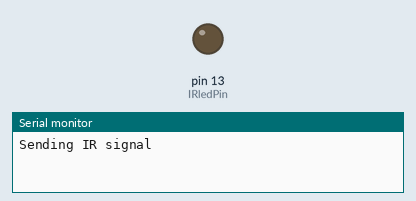
Recording of a sketch running on a simulated Arduino Uno, built with avr-gcc and run on an emulated ATmega328P. On the bench: output pins drawn as LEDs (lit = HIGH), the last lines printed to the serial monitor.

Above: at 0.05 s.
At 5.6 s:
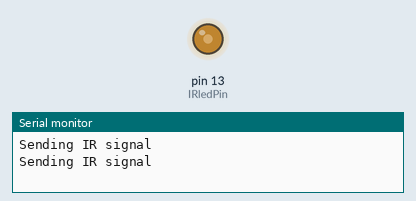
Timing chart, 0 to 13.8 s (numbered marks = the images above):
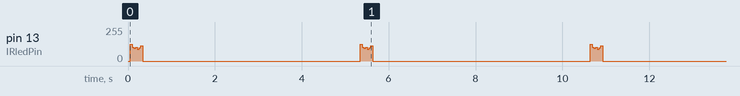

The sketch:

ir_send.ino
```cpp
// This sketch will send out a Nikon D50 trigger signal (probably works with most Nikons)
// See the full tutorial at http://www.ladyada.net/learn/sensors/ir.html
// this code is public domain, please enjoy!

int IRledPin =  13;    // LED connected to digital pin 13

const int frequency = 38; // KHz

// Timings in microseconds
const int writeTime = 3;
const int interval = (1000/frequency-2*writeTime)/2;
const int signalPeriod = 2*(interval+writeTime);

int signalOnOff[] = {32386	,
8936	,
4356	,
616	,
494	,
614	,
468	,
642	,
470	,
612	,
500	,
608	,
474	,
638	,
470	,
612	,
502	,
604	,
476	,
638	,
1584	,
616	,
1584	,
614	,
1586	,
636	,
1588	,
612	,
1588	,
612	,
1584	,
640	,
1586	,
614	,
1584	,
612	,
498	,
612	,
474	,
636	,
472	,
612	,
500	,
610	,
472	,
638	,
472	,
610	,
1588	,
638	,
472	,
614	,
1586	,
636	,
1588	,
612	,
1586	,
612	,
1586	,
638	,
1584	,
612	,
1588	,
612	,
498	,
610	,
1590	,
610	,
39208	,
8904	,
2156	,
618
};

int signalRed[] = {16760, 8900,
4400, 580,
540, 560,
520, 580,
540, 540,
580, 520,
560, 540,
580, 500,
600, 520,
560, 540,
1680, 520,
1680, 520,
1680, 540,
1700, 500,
1680, 520,
1680, 560,
1680, 500,
1700, 500,
600, 520,
560, 540,
580, 500,
1700, 540,
1680, 520,
560, 540,
1700, 500,
580, 520,
1700, 520,
1680, 520,
1680, 540,
560, 520,
600, 500,
1700, 500,
600, 520,
1680, 520,
39300, 8820,
2260, 500};

int signalWhite[] = {43036, 8900,
4400, 560,
560, 560,
520, 580,
540, 540,
580, 520,
560, 540,
560, 520,
600, 520,
560, 540,
1680, 520,
1680, 520,
1680, 540,
1680, 520,
1680, 520,
1680, 540,
1700, 500,
1700, 500,
600, 520,
560, 540,
1700, 500,
580, 540,
560, 520,
600, 500,
1700, 500,
600, 520,
1680, 520,
1680, 540,
580, 500,
1700, 540,
1680, 520,
1680, 500,
600, 520,
1680, 520,
39320, 8820,
2260, 500};


// The setup() method runs once, when the sketch starts

void setup()   {
  // initialize the IR digital pin as an output:
  pinMode(IRledPin, OUTPUT);

  Serial.begin(9600);

//  Serial.print("Signal count: ");
//  Serial.println(sizeof(signalOnOff)/(sizeof(int)*2));
//  Serial.print("interval: ");
//  Serial.println(interval);
//  Serial.print("signalPeriod: ");
//  Serial.println(signalPeriod);
}

void loop()
{
  Serial.println("Sending IR signal");

  sendSignal(signalOnOff, sizeof(signalOnOff)/(sizeof(int)*2));
//  delay(5*1000);
//
//  sendSignal(signalRed, sizeof(signalRed)/(sizeof(int)*2));
//  delay(5*1000);
//
//  sendSignal(signalWhite, sizeof(signalWhite)/(sizeof(int)*2));
//  delay(5*1000);
//
//  sendSignal(signalOnOff, sizeof(signalOnOff)/(sizeof(int)*2));

  delay(5*1000);
}

// This procedure sends a 38KHz pulse to the IRledPin
// for a certain # of microseconds. We'll use this whenever we need to send codes
void pulseIR(long microsecs) {
  // we'll count down from the number of microseconds we are told to wait

  cli();  // this turns off any background interrupts

  while (microsecs > 0) {
    // 38 kHz is about 13 microseconds high and 13 microseconds low
   digitalWrite(IRledPin, HIGH);  // this takes about 3 microseconds to happen
   delayMicroseconds(signalPeriod);         // hang out for 10 microseconds
   digitalWrite(IRledPin, LOW);   // this also takes about 3 microseconds
   delayMicroseconds(signalPeriod);         // hang out for 10 microseconds

   microsecs -= interval;
  }

  sei();  // this turns them back on
}

void sendSignal(int usec[], int periods)
{
  for(int i=0;i<periods;i++)
  {
    delayMicroseconds(usec[2*i]);
    pulseIR(usec[2*i+1]);
  }
}
```

Measured:
- by itself, pin 13 (IRledPin): repeats every 10.6 s: 104/255 0.04 s, 96/255 0.04 s, 102/255 0.04 s, 89/255 0.04 s, 99/255 0.04 s, 113/255 0.04 s, 0/255 5.0 s, 126/255 0.04 s, 105/255 0.04 s, 96/255 0.04 s, 102/255 0.04 s, 89/255 0.04 s, 99/255 0.04 s, 113/255 0.04 s, 0/255 5.0 s, 126/255 0.04 s
